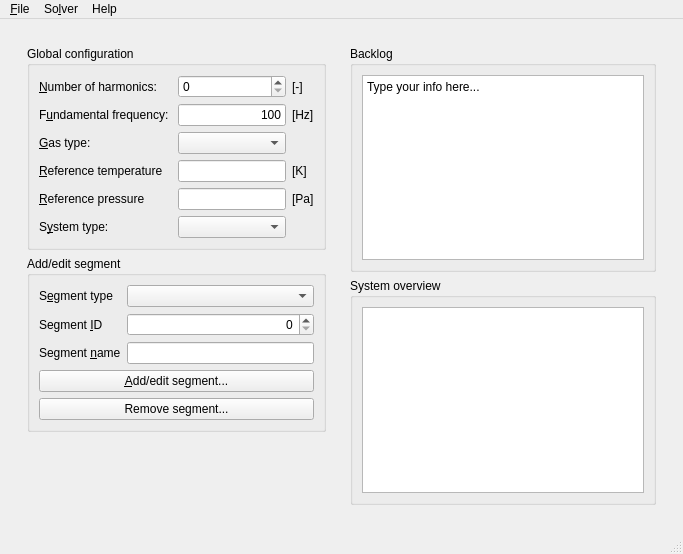
<?xml version="1.0" encoding="UTF-8"?>
<ui version="4.0">
 <author>J.A. de Jong</author>
 <class>MainWindow</class>
 <widget class="QMainWindow" name="MainWindow">
  <property name="geometry">
   <rect>
    <x>0</x>
    <y>0</y>
    <width>683</width>
    <height>554</height>
   </rect>
  </property>
  <property name="windowTitle">
   <string>MainWindow</string>
  </property>
  <property name="windowIcon">
   <iconset resource="tasmet_resources.qrc">
    <normaloff>:/images/tasmet.png</normaloff>:/images/tasmet.png</iconset>
  </property>
  <widget class="QWidget" name="centralwidget">
   <layout class="QVBoxLayout" name="verticalLayout_12">
    <item>
     <widget class="QWidget" name="widget_3" native="true">
      <property name="sizePolicy">
       <sizepolicy hsizetype="MinimumExpanding" vsizetype="Preferred">
        <horstretch>0</horstretch>
        <verstretch>0</verstretch>
       </sizepolicy>
      </property>
      <layout class="QHBoxLayout" name="horizontalLayout_6">
       <item>
        <widget class="QWidget" name="widget" native="true">
         <property name="enabled">
          <bool>true</bool>
         </property>
         <property name="sizePolicy">
          <sizepolicy hsizetype="Maximum" vsizetype="Preferred">
           <horstretch>0</horstretch>
           <verstretch>0</verstretch>
          </sizepolicy>
         </property>
         <property name="minimumSize">
          <size>
           <width>0</width>
           <height>0</height>
          </size>
         </property>
         <property name="maximumSize">
          <size>
           <width>16777215</width>
           <height>16777215</height>
          </size>
         </property>
         <layout class="QVBoxLayout" name="verticalLayout_6">
          <item>
           <widget class="QGroupBox" name="globalconf">
            <property name="title">
             <string>Global configuration</string>
            </property>
            <layout class="QVBoxLayout" name="verticalLayout">
             <item>
              <layout class="QGridLayout" name="gridLayout_3">
               <item row="5" column="0">
                <widget class="QLabel" name="label_7">
                 <property name="text">
                  <string>S&amp;ystem type:</string>
                 </property>
                 <property name="buddy">
                  <cstring>systemtype</cstring>
                 </property>
                </widget>
               </item>
               <item row="2" column="0">
                <widget class="QLabel" name="label_5">
                 <property name="text">
                  <string>&amp;Gas type:</string>
                 </property>
                 <property name="buddy">
                  <cstring>gastype</cstring>
                 </property>
                </widget>
               </item>
               <item row="3" column="0">
                <widget class="QLabel" name="label_15">
                 <property name="text">
                  <string>&amp;Reference temperature</string>
                 </property>
                 <property name="buddy">
                  <cstring>T0</cstring>
                 </property>
                </widget>
               </item>
               <item row="3" column="1">
                <widget class="QLineEdit" name="T0">
                 <property name="text">
                  <string/>
                 </property>
                 <property name="alignment">
                  <set>Qt::AlignRight|Qt::AlignTrailing|Qt::AlignVCenter</set>
                 </property>
                </widget>
               </item>
               <item row="4" column="1">
                <widget class="QLineEdit" name="p0">
                 <property name="text">
                  <string/>
                 </property>
                 <property name="alignment">
                  <set>Qt::AlignRight|Qt::AlignTrailing|Qt::AlignVCenter</set>
                 </property>
                </widget>
               </item>
               <item row="1" column="1">
                <widget class="QLineEdit" name="freq">
                 <property name="text">
                  <string>100</string>
                 </property>
                 <property name="alignment">
                  <set>Qt::AlignRight|Qt::AlignTrailing|Qt::AlignVCenter</set>
                 </property>
                </widget>
               </item>
               <item row="4" column="0">
                <widget class="QLabel" name="label_17">
                 <property name="text">
                  <string>&amp;Reference pressure</string>
                 </property>
                 <property name="buddy">
                  <cstring>p0</cstring>
                 </property>
                </widget>
               </item>
               <item row="0" column="0">
                <widget class="QLabel" name="label">
                 <property name="text">
                  <string>&amp;Number of harmonics: </string>
                 </property>
                 <property name="buddy">
                  <cstring>nf</cstring>
                 </property>
                </widget>
               </item>
               <item row="1" column="2">
                <widget class="QLabel" name="label_3">
                 <property name="text">
                  <string>[Hz]</string>
                 </property>
                </widget>
               </item>
               <item row="1" column="0">
                <widget class="QLabel" name="label_4">
                 <property name="text">
                  <string>F&amp;undamental frequency: </string>
                 </property>
                 <property name="buddy">
                  <cstring>freq</cstring>
                 </property>
                </widget>
               </item>
               <item row="5" column="1">
                <widget class="QComboBox" name="systemtype"/>
               </item>
               <item row="4" column="2">
                <widget class="QLabel" name="label_18">
                 <property name="text">
                  <string>[Pa]</string>
                 </property>
                </widget>
               </item>
               <item row="3" column="2">
                <widget class="QLabel" name="label_16">
                 <property name="text">
                  <string>[K]</string>
                 </property>
                </widget>
               </item>
               <item row="2" column="2">
                <widget class="QLabel" name="label_6">
                 <property name="text">
                  <string/>
                 </property>
                </widget>
               </item>
               <item row="2" column="1">
                <widget class="QComboBox" name="gastype"/>
               </item>
               <item row="0" column="2">
                <widget class="QLabel" name="label_2">
                 <property name="text">
                  <string>[-]</string>
                 </property>
                </widget>
               </item>
               <item row="0" column="1">
                <widget class="QSpinBox" name="nf"/>
               </item>
              </layout>
             </item>
            </layout>
           </widget>
          </item>
          <item>
           <widget class="QGroupBox" name="addseg">
            <property name="title">
             <string>Add/edit segment</string>
            </property>
            <layout class="QHBoxLayout" name="horizontalLayout_3">
             <item>
              <layout class="QGridLayout" name="gridLayout">
               <item row="0" column="0">
                <widget class="QLabel" name="label_9">
                 <property name="text">
                  <string>S&amp;egment type</string>
                 </property>
                 <property name="buddy">
                  <cstring>segmenttype</cstring>
                 </property>
                </widget>
               </item>
               <item row="0" column="1">
                <widget class="QComboBox" name="segmenttype"/>
               </item>
               <item row="1" column="0">
                <widget class="QLabel" name="label_10">
                 <property name="text">
                  <string>Segment &amp;ID</string>
                 </property>
                 <property name="buddy">
                  <cstring>segmentid</cstring>
                 </property>
                </widget>
               </item>
               <item row="1" column="1">
                <widget class="QSpinBox" name="segmentid">
                 <property name="alignment">
                  <set>Qt::AlignRight|Qt::AlignTrailing|Qt::AlignVCenter</set>
                 </property>
                </widget>
               </item>
               <item row="2" column="0">
                <widget class="QLabel" name="label_8">
                 <property name="text">
                  <string>Segment &amp;name</string>
                 </property>
                 <property name="buddy">
                  <cstring>segmentname</cstring>
                 </property>
                </widget>
               </item>
               <item row="2" column="1">
                <widget class="QLineEdit" name="segmentname">
                 <property name="text">
                  <string/>
                 </property>
                </widget>
               </item>
               <item row="6" column="0" colspan="2">
                <widget class="QPushButton" name="removesegment">
                 <property name="text">
                  <string>Remove segment...</string>
                 </property>
                </widget>
               </item>
               <item row="3" column="0" colspan="2">
                <widget class="QPushButton" name="addsegment">
                 <property name="text">
                  <string>&amp;Add/edit segment...</string>
                 </property>
                </widget>
               </item>
              </layout>
             </item>
            </layout>
           </widget>
          </item>
          <item>
           <spacer name="verticalSpacer">
            <property name="orientation">
             <enum>Qt::Vertical</enum>
            </property>
            <property name="sizeHint" stdset="0">
             <size>
              <width>20</width>
              <height>40</height>
             </size>
            </property>
           </spacer>
          </item>
         </layout>
        </widget>
       </item>
       <item>
        <widget class="QWidget" name="widget_2" native="true">
         <layout class="QVBoxLayout" name="verticalLayout_9">
          <item>
           <widget class="QGroupBox" name="groupBox_3">
            <property name="title">
             <string>Backlog</string>
            </property>
            <layout class="QHBoxLayout" name="horizontalLayout_8">
             <item>
              <widget class="QPlainTextEdit" name="backlog">
               <property name="sizePolicy">
                <sizepolicy hsizetype="Expanding" vsizetype="Maximum">
                 <horstretch>0</horstretch>
                 <verstretch>0</verstretch>
                </sizepolicy>
               </property>
               <property name="plainText">
                <string>Type your info here...</string>
               </property>
              </widget>
             </item>
            </layout>
           </widget>
          </item>
          <item>
           <widget class="QGroupBox" name="groupBox">
            <property name="title">
             <string>System overview</string>
            </property>
            <layout class="QVBoxLayout" name="verticalLayout_10">
             <item>
              <widget class="QPlainTextEdit" name="segoverview">
               <property name="enabled">
                <bool>true</bool>
               </property>
               <property name="readOnly">
                <bool>true</bool>
               </property>
              </widget>
             </item>
            </layout>
           </widget>
          </item>
         </layout>
        </widget>
       </item>
      </layout>
     </widget>
    </item>
   </layout>
  </widget>
  <widget class="QMenuBar" name="menubar">
   <property name="geometry">
    <rect>
     <x>0</x>
     <y>0</y>
     <width>683</width>
     <height>21</height>
    </rect>
   </property>
   <widget class="QMenu" name="menuFile">
    <property name="title">
     <string>&amp;File</string>
    </property>
    <addaction name="actionNew"/>
    <addaction name="separator"/>
    <addaction name="actionOpen"/>
    <addaction name="actionSave"/>
    <addaction name="separator"/>
    <addaction name="actionSaveAs"/>
    <addaction name="separator"/>
    <addaction name="actionExit"/>
   </widget>
   <widget class="QMenu" name="menuHelp">
    <property name="title">
     <string>Help</string>
    </property>
    <addaction name="actionAbout"/>
   </widget>
   <widget class="QMenu" name="menuSolver">
    <property name="title">
     <string>So&amp;lver</string>
    </property>
    <addaction name="actionSolve"/>
    <addaction name="actionReinitialize_solution"/>
    <addaction name="actionPostprocess_model"/>
   </widget>
   <addaction name="menuFile"/>
   <addaction name="menuSolver"/>
   <addaction name="menuHelp"/>
  </widget>
  <widget class="QStatusBar" name="statusbar"/>
  <action name="actionNew">
   <property name="icon">
    <iconset theme="new" resource="tasmet_resources.qrc">
     <normaloff>:/images/document-new.png</normaloff>:/images/document-new.png</iconset>
   </property>
   <property name="text">
    <string>&amp;New</string>
   </property>
   <property name="toolTip">
    <string>New TaSMET Model</string>
   </property>
   <property name="shortcut">
    <string>Ctrl+N</string>
   </property>
  </action>
  <action name="actionOpen">
   <property name="icon">
    <iconset resource="tasmet_resources.qrc">
     <normaloff>:/images/document-open.png</normaloff>:/images/document-open.png</iconset>
   </property>
   <property name="text">
    <string>&amp;Open...</string>
   </property>
   <property name="shortcut">
    <string>Ctrl+O</string>
   </property>
  </action>
  <action name="actionSave">
   <property name="icon">
    <iconset resource="tasmet_resources.qrc">
     <normaloff>:/images/document-save.png</normaloff>:/images/document-save.png</iconset>
   </property>
   <property name="text">
    <string>&amp;Save</string>
   </property>
   <property name="shortcut">
    <string>Ctrl+S</string>
   </property>
  </action>
  <action name="actionSaveAs">
   <property name="icon">
    <iconset resource="tasmet_resources.qrc">
     <normaloff>:/images/document-save-as.png</normaloff>:/images/document-save-as.png</iconset>
   </property>
   <property name="text">
    <string>Save &amp;as...</string>
   </property>
  </action>
  <action name="actionExit">
   <property name="text">
    <string>&amp;Exit</string>
   </property>
   <property name="shortcut">
    <string>Ctrl+Q</string>
   </property>
  </action>
  <action name="actionAbout">
   <property name="text">
    <string>&amp;About</string>
   </property>
  </action>
  <action name="actionSolve">
   <property name="text">
    <string>&amp;Solve...</string>
   </property>
  </action>
  <action name="actionReinitialize_solution">
   <property name="text">
    <string>&amp;Reinitialize solution</string>
   </property>
  </action>
  <action name="actionPostprocess_model">
   <property name="text">
    <string>Start &amp;postprocessor...</string>
   </property>
  </action>
 </widget>
 <tabstops>
  <tabstop>nf</tabstop>
  <tabstop>freq</tabstop>
  <tabstop>gastype</tabstop>
  <tabstop>T0</tabstop>
  <tabstop>p0</tabstop>
  <tabstop>systemtype</tabstop>
  <tabstop>segmenttype</tabstop>
  <tabstop>segmentid</tabstop>
  <tabstop>segmentname</tabstop>
  <tabstop>addsegment</tabstop>
  <tabstop>removesegment</tabstop>
  <tabstop>backlog</tabstop>
  <tabstop>segoverview</tabstop>
 </tabstops>
 <resources>
  <include location="tasmet_resources.qrc"/>
 </resources>
 <connections/>
</ui>
